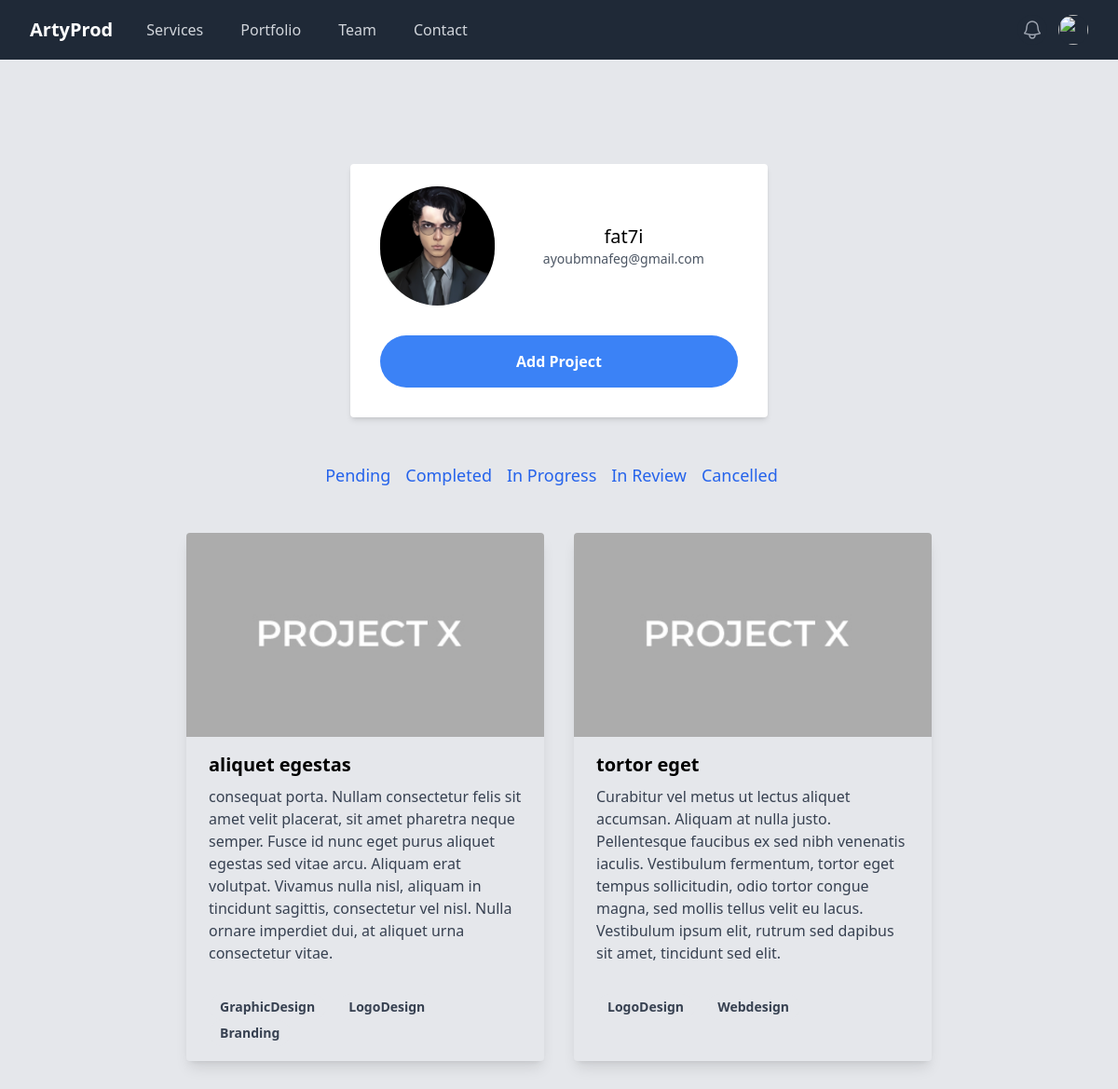
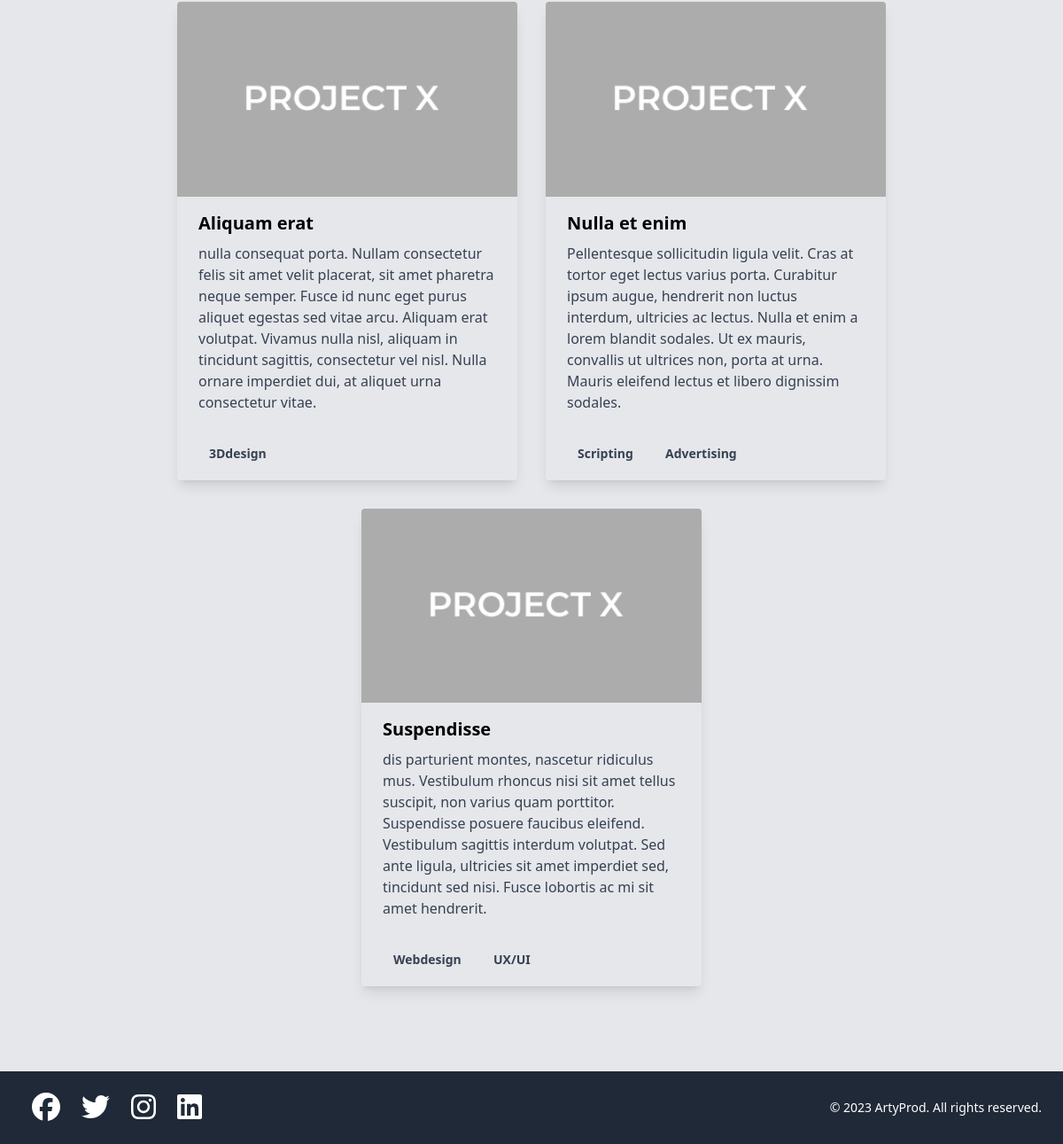
Page /profile/?status=C (signed in) on the committed database (2 pictures, top to bottom).
### core/models.py (models this page shows, shortened)
class Client(models.Model):
    email = models.EmailField()
    photo = models.ImageField(upload_to='media/account_pdp', blank=True, null=True)
    user = models.OneToOneField(User, on_delete=models.CASCADE)

class Project(models.Model):
    STATUS_CHOICES = [
        ('P', 'Pending'),
        ('C', 'Completed'),
        ('IP', 'In Progress'),
        ('IR', 'In Review'),
        ('CL', 'Cancelled')
    ]
    project_name = models.CharField(max_length=30)
    description = models.TextField()
    image = models.ImageField(upload_to='media/projects', blank=True, null=True)
    tags = models.ManyToManyField('Project_tag')
    owner = models.ForeignKey(Client, on_delete=models.CASCADE)
    responsibles = models.ManyToManyField(Staff, related_name='staff')
    service = models.ForeignKey(Service, on_delete=models.CASCADE)
    status = models.CharField(max_length=2, choices=STATUS_CHOICES, default='P')
    REQUIRED_FIELDS = ['name', 'description', 'tags']

class Project_tag(models.Model):
    tag = models.CharField(max_length=30)
    def __str__(self):
        return self.tag

### core/views.py (the view)
# urls.py: path('profile/', profile, name='profile'),
@login_required
def profile(request):
    client = Client.objects.get(user=request.user)
    status = request.GET.get('status', '')
    projects = Project.objects.filter(owner=client)
    context = {
        'client': client,
        'projects': projects,
        'status': status
    }
    return render(request, 'core/profile.html', context)

### core/templates/core/profile.html (shortened to what this page needs)
{% extends 'core/base.html' %}
{% block content %}
<div class="flex justify-center items-center mt-8">
    <div class="max-w-md w-full mx-auto">
      <div class="bg-white shadow-md rounded px-8 pt-6 pb-8 mb-4">
        <div class="flex justify-center items-center mb-8">
          <div class="w-1/3">
            {% if client.photo %}
              <img class="rounded-full w-32 h-32" src="{{ client.photo.url }}" alt="Profile Photo">
            {% else %}
              <div class="rounded-full w-32 h-32 bg-gray-200"></div>
            {% endif %}
          </div>
          <div class="w-2/3 ml-4 text-center">
            <h2 class="text-xl font-medium">{{ client.user.username }}</h2>
            <p class="text-gray-600 text-sm">{{ client.user.email }}</p>
          </div>
        </div>
        <div class="flex justify-center">
          <a href="{% url 'add_project' %}" class="bg-blue-500 hover:bg-blue-700 text-white font-bold py-4 px-8 rounded-full w-full max-w-md text-center focus:outline-none focus:shadow-outline">
            Add Project
          </a>
        </div>
      </div>
    </div>
  </div>
<div class="flex justify-center mt-8">
  <div class="flex items-center">
    <a href="?status=P" class="mr-4 text-lg font-medium text-blue-600 {% if status == 'P' %}font-bold{% endif %}">Pending</a>
    <a href="?status=C" class="mr-4 text-lg font-medium text-blue-600 {% if status == 'C' %}font-bold{% endif %}">Completed</a>
    <a href="?status=IP" class="mr-4 text-lg font-medium text-blue-600 {% if status == 'IP' %}font-bold{% endif %}">In Progress</a>
    <a href="?status=IR" class="mr-4 text-lg font-medium text-blue-600 {% if status == 'IR' %}font-bold{% endif %}">In Review</a>
    <a href="?status=CL" class="mr-4 text-lg font-medium text-blue-600 {% if status == 'CL' %}font-bold{% endif %}">Cancelled</a>
  </div>
</div>
<div class="flex flex-wrap justify-center mt-8">
  {% for project in projects %}
    {% if project.status == status %}
      <div class="max-w-sm rounded overflow-hidden shadow-lg m-4">
        <img class="w-full" src="{{ project.image.url }}" alt="Project Image">
        <div class="px-6 py-4">
          <div class="font-bold text-xl mb-2">{{ project.project_name }}</div>
          <p class="text-gray-700 text-base">{{ project.description }}</p>
        </div>
        <div class="px-6 py-4">
          {% for tag in project.tags.all %}
            <span class="inline-block bg-gray-200 rounded-full px-3 py-1 text-sm font-semibold text-gray-700 mr-2">{{ tag }}</span>
          {% endfor %}
        </div>
      </div>
    {% endif %}
  {% empty %}
    <p class="text-center">No projects found with the selected status.</p>
  {% endfor %}
</div>
{% endblock content %}

### rows in the picture
Client: photo (picture), user.username "fat7i", user.email "ayoubmnafeg@gmail.com"
Project: image (picture), project_name "aliquet egestas", description "consequat porta. Nullam consectetur felis sit amet velit placerat, sit amet pharetra neque semper. Fusce id nunc eget purus aliquet egestas sed vitae arcu. Aliquam erat volutpat. Vivamus nulla nisl, aliquam in tincidunt sagittis, consectetur vel nisl. Nulla ornare imperdiet dui, at aliquet urna consectetur vitae."
Project_tag: tag "GraphicDesign"
Project_tag: tag "LogoDesign"
Project_tag: tag "Branding"
Project: image (picture), project_name "tortor eget", description "Curabitur vel metus ut lectus aliquet accumsan. Aliquam at nulla justo. Pellentesque faucibus ex sed nibh venenatis iaculis. Vestibulum fermentum, tortor eget tempus sollicitudin, odio tortor congue magna, sed mollis tellus velit eu lacus. Vestibulum ipsum elit, rutrum sed dapibus sit amet, tincidunt sed elit."
Project_tag: tag "Webdesign"
Project: image (picture), project_name "Aliquam erat", description "nulla consequat porta. Nullam consectetur felis sit amet velit placerat, sit amet pharetra neque semper. Fusce id nunc eget purus aliquet egestas sed vitae arcu. Aliquam erat volutpat. Vivamus nulla nisl, aliquam in tincidunt sagittis, consectetur vel nisl. Nulla ornare imperdiet dui, at aliquet urna consectetur vitae."
Project_tag: tag "3Ddesign"
Project: image (picture), project_name "Nulla et enim", description "Pellentesque sollicitudin ligula velit. Cras at tortor eget lectus varius porta. Curabitur ipsum augue, hendrerit non luctus interdum, ultricies ac lectus. Nulla et enim a lorem blandit sodales. Ut ex mauris, convallis ut ultrices non, porta at urna. Mauris eleifend lectus et libero dignissim sodales."
Project_tag: tag "Scripting"
Project_tag: tag "Advertising"
Project: image (picture), project_name "Suspendisse", description "dis parturient montes, nascetur ridiculus mus. Vestibulum rhoncus nisi sit amet tellus suscipit, non varius quam porttitor. Suspendisse posuere faucibus eleifend. Vestibulum sagittis interdum volutpat. Sed ante ligula, ultricies sit amet imperdiet sed, tincidunt sed nisi. Fusce lobortis ac mi sit amet hendrerit."
Project_tag: tag "UX/UI"
